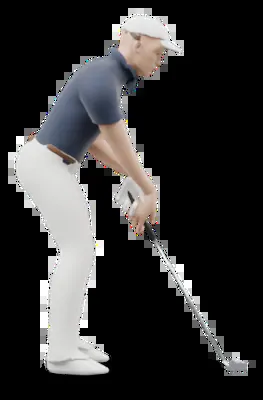
#> input picture art/f1/aim-g.webp, 263 x 400 px
$ python -i export2.py   (imports and definitions only)
#> lines starting #> are read from the running program, lines starting #| are printed output that depends on the picture
"""Photo demonstrations: crop the approved ChatGPT photos, place guides from pose landmarks (plus a few measured points),
write WebP files and the PHOTO / SWING / TEMPO / HERO manifest.  usage: python3 export.py OUTDIR ARTDATA.js [preview.jpg]"""
import json, os, sys
from PIL import Image, ImageDraw, ImageFilter
HERE = os.path.dirname(os.path.abspath(__file__)); SP = os.path.join(HERE, ".."); B = os.path.join(SP, "batch1"); FIN = os.path.join(SP, "final")
sys.path.insert(0, SP); from ids import IDS
OUT, DATA = sys.argv[1], sys.argv[2]; PREV = sys.argv[3] if len(sys.argv) > 3 else None
# The final set (one PNG per ID) is the source. Down the line photos from the first batch keep their retouch (ball moved in front of
# the face, ballfix.py). A01x is the first A01: larger than the set, kept only for the shoulder tilt pair where it shows the tilt best.
# [1 line not run here, left out]
RETOUCHED = {k: IDS[k] for k in ("B01", "B02", "B03", "B04", "B06", "B07", "B08", "F01")}
NAMES = {"nose": 0, "LS": 11, "RS": 12, "LE": 13, "RE": 14, "LW": 15, "RW": 16, "LH": 23, "RH": 24, "LK": 25, "RK": 26,
         "LA": 27, "RA": 28, "LHe": 29, "RHe": 30, "LT": 31, "RT": 32}
# points measured by eye on gridded crops (club head, hands, ball where the detector cannot see them)
MAN = {"A01": {"club": (494, 1169), "hands": (548, 748), "ball": (536, 1170)}, "C03": {"club": (511, 1175), "hands": (410, 745), "ball": (546, 1175)},
       "A10": {"club": (514, 1172), "hands": (582, 752), "ball": (544, 1172)}, "C09": {"club": (516, 1158), "hands": (406, 719), "ball": (560, 1169)},
       "D01": {"ball": (693, 1182)}, "D02": {"club": (605, 1175), "hands": (646, 737), "ball": (649, 1169)}, "D03": {"club": (664, 1166), "ball": (716, 1159)}, "K01": {"hosel": (780, 420), "toe": (788, 343)}, "K02": {"hosel": (795, 425), "toe": (868, 348)},
       "H07": {"club": (835, 372), "hands": (599, 685)}, "I05": {"ball": (532, 1161)}, "I07": {"eye": (632, 620), "ball": (532, 1162)}, "I06": {"ball": (590, 1166)}, "I01": {"ball": (548, 1176)},
       "E01": {"ball": (535, 1172)}}
# scale into the shared frame of their series (mid ankles to mid ankles): A01x into the A set, the chip shots into the H set
NORM = {"A01x": (0.8, (498, 1127), (512, 1047)), "H03": (1.136, (498, 1045), (500, 1068)), "H07": (1.058, (392, 1078), (500, 1066))}

def P(img, name):
    if name in MAN.get(img, {}): return MAN[img][name]
    lm = LM[img]["lm"]
    if name in NAMES: return tuple(lm[NAMES[name]][:2])
    av = lambda *ns: tuple(sum(P(img, n)[i] for n in ns) / len(ns) for i in (0, 1))
    if name == "eye": return tuple((lm[2][i] + lm[5][i]) / 2 for i in (0, 1))
    if name == "hands": return av("LW", "RW")
    if name == "smid": return av("LS", "RS")
    if name == "hmid": return av("LH", "RH")
    if name == "amid": return av("LA", "RA")
    if name == "ground": return (0, max(P(img, n)[1] for n in ("LT", "RT", "LHe", "RHe")) + 6)
    raise KeyError(name)
def norm(img, p):
    if img not in NORM: return p
    s, a, b = NORM[img]; return ((p[0] - a[0]) * s + b[0], (p[1] - a[1]) * s + b[1])
def raw(img, p):
    if img not in NORM: return p
    s, a, b = NORM[img]; return ((p[0] - b[0]) / s + a[0], (p[1] - b[1]) / s + a[1])

FACE, DTL = (112, 170, 912, 1330), (40, 190, 840, 1350)
SEQC = (12, 20, 1012, 1330)
src_cache = {}
def source(img):
    if img in src_cache: return src_cache[img]
    path = (os.path.join(B + "fix", f"{RETOUCHED[img]:02d}.png") if img in RETOUCHED else os.path.join(B, "00.png") if img == "A01x"
            else os.path.join(FIN, f"{img}.png"))
    im = Image.open(path).convert("RGB")
    if img in NORM:   # pad the sky above so the scaled frame can be cropped like the others
        pad = 260; top = im.crop((0, 0, im.width, pad)).transpose(Image.FLIP_TOP_BOTTOM).filter(ImageFilter.GaussianBlur(14))
        big = Image.new("RGB", (im.width + 2 * 40, im.height + pad)); big.paste(im.resize((im.width, im.height)), (40, pad)); big.paste(top, (40, 0))
        for side in (0, 1):
            strip = im.crop((0, 0, 40, im.height) if side == 0 else (im.width - 40, 0, im.width, im.height)).transpose(Image.FLIP_LEFT_RIGHT).filter(ImageFilter.GaussianBlur(6))
            big.paste(strip, (0 if side == 0 else im.width + 40, pad))
        im = (big, (40, pad))
    else: im = (im, (0, 0))
    src_cache[img] = im; return im

made = {}
# [12 lines left out: function crop, not called in this run]

# ---------- guide helpers (raw image coordinates) ----------
def down(img, name, tone="w", dx=0, to=None):        # plumb line from a body point to the ground
    p = P(img, name); g = to if to is not None else P(img, "ground")[1] + 8
    return ["line", (p[0] + dx, p[1]), (p[0] + dx, g), tone, 1]
def up_from_foot(img, name, top, tone="w", dx=0):     # line up from a foot
    p = P(img, name); return ["line", (p[0] + dx, P(img, "ground")[1] - 4), (p[0] + dx, top), tone, 1]
# [4 lines left out: function weight, not called in this run]
def spine(img, tone="w"):
    h, s = P(img, "hmid"), P(img, "smid"); e = (s[0] + (s[0] - h[0]) * .3, s[1] + (s[1] - h[1]) * .3)
    return ["line", h, e, tone, 1]
def leg(img, side="R", tone="w"): return ["path", [P(img, side + "H"), P(img, side + "K"), P(img, side + "A")], tone]
def centre(img, tone="w"):
    a = P(img, "amid"); return ["line", (a[0], P(img, "hmid")[1] + 60), (a[0], P(img, "ground")[1] + 60), tone, 0]
def ring(img, name="ball", r=30, tone="w"): return ["ring", P(img, name), r, tone]
# [4 lines left out: function shoulders, not called in this run]
def stance_lines(img):
    return [down(img, "RS", dx=-4), down(img, "LS", dx=4)]

def F(img, label, sub, tone="n", g=(), box=FACE, tag="f"): return dict(img=img, label=label, sub=sub, tone=tone, g=list(g), box=box, tag=tag)
LOWF, UPF, HANDF = (212, 590, 812, 1290), (262, 280, 762, 905), (287, 560, 787, 1285)
LEGD, ARMD, REACHD = (60, 560, 620, 1230), (230, 380, 630, 880), (120, 330, 680, 1000)
CHIP, DRV, WIDE, POST, AIMD = (90, 100, 1000, 1330), (300, 760, 900, 1290), (20, 200, 1020, 1330), (112, 60, 912, 1290), (120, 190, 920, 1350)
SPD = (0, 230, 1024, 1290)
A01, A06, A10, FIN_ = "A01", "A06", "A10", "A15"   # A15 is the finish until A16 and A17 come back with the hands in the right order
TB = lambda t: "b" if t == "b" else "w"     # guide tone for a panel tone
# Labels on the photo say what each line is. al: c centred on the point, l starts at the point, r ends at it.
def tag(p, text, tone="w", al="c", dx=0, dy=0): return ["tag", (p[0] + dx, p[1] + dy), text, tone, al]
def mid(a, b): return ((a[0] + b[0]) / 2, (a[1] + b[1]) / 2)
def bar_y(img, dy=50): return max(P(img, "ground")[1], MAN.get(img, {}).get("ball", (0, 0))[1] + 22) + dy
def wtag(img, a="RA", b="LA", dy=50, text="Weight"): return tag((((P(img, a)[0] + P(img, b)[0]) / 2), bar_y(img, dy) + 34), text)
def shaft(i, t): return [["line", P(i, "club"), (P(i, "club")[0], P(i, "hands")[1] - 20), "n", 0], ["line", P(i, "club"), P(i, "hands"), TB(t), 1],
                         tag((P(i, "club")[0], P(i, "hands")[1] - 46), "Vertical")]
def vee(i, t): return [["path", [P(i, "RS"), P(i, "hands"), P(i, "LS")], TB(t)], tag(P(i, "hands"), "V", TB(t), dy=40)]
def reach_line(i, t): return [down(i, "smid", tone=TB(t), to=P(i, "hands")[1] + 90), tag((P(i, "smid")[0], P(i, "hands")[1] + 118), "Under the shoulder", TB(t))]
def chest_pelvis(i, t):
    s_, h = P(i, "smid"), P(i, "hmid"); c = (s_[0] + (h[0] - s_[0]) * .35, s_[1] + (h[1] - s_[1]) * .35)
    return [["line", h, (h[0], c[1] - 60), "n", 0], ["path", [c, h], TB(t)], tag(c, "Chest", TB(t), "l", 16), tag(h, "Pelvis", TB(t), "l", 16)]
def stance_g(i): return stance_lines(i) + [tag((mid(P(i, "RS"), P(i, "LS"))[0], P(i, "RK")[1]), "Shoulder width")]
def centre_g(i, r=30): return [centre(i), ring(i, r=r), tag((P(i, "amid")[0], P(i, "hmid")[1] + 34), "Centre")]
def spine_g(i, t="w"): return [spine(i, TB(t)), tag(mid(P(i, "hmid"), P(i, "smid")), "Back line", TB(t))]
def leg_g(i, t="w"): return [leg(i, tone=TB(t)), tag(P(i, "RK"), "Knee", TB(t), "l", 18)]
# [4 lines left out: function eyes_g, not called in this run]
def foot_line(i, side, top, t="w", dx=6, text=None):
    return [up_from_foot(i, side, top, TB(t), dx=dx), tag((P(i, side)[0] + dx, top - 22), text or ("Left foot" if side == "LA" else "Right foot"), TB(t))]
def turn_line(i, t="w"):
    r, l = P(i, "RS"), P(i, "LS"); d = (l[0] - r[0], l[1] - r[1])
    return [["line", (r[0] - d[0] * .2, r[1] - d[1] * .2), (l[0] + d[0] * .2, l[1] + d[1] * .2), TB(t), 0], tag(mid(r, l), "Shoulders", TB(t), "c", 0, 34)]
HEAD_Y = 308                                     # top of the cap at setup (A01), the same frame as A10 and C06
CU = {"J01": (168, 40, 1368, 940), "J02": (210, 40, 1410, 940), "J03": (200, 40, 1400, 940), "J04": (268, 15, 1468, 915),
      "L01": (189, 75, 1389, 975), "K": (480, 170, 1080, 770), "J04v": (318, 90, 1318, 1010), "L02": (200, 94, 1400, 994), "M": (0, 0, 1536, 1024)}
# [79 lines that did not run here, left out]
# The full swing ends at A15 until A16 and A17 are redone (their hands are reversed on the grip)
SEQ = ["A01", "A02", "A03", "A04", "A05", "A06", "A07", "A08", "A09", "A10", "A11", "A12", "A13", "A14", "A15"]
SEQ_NAMES = ["Setup", "Takeaway", "Club parallel", "Lead arm parallel", "Three quarter", "Top", "Transition", "Downswing", "Delivery", "Impact", "Release", "Follow through", "Club up", "High", "Finish"]
TEMPO = ["A01", "A02", "A04", "A06", "A08", "A10"]

# [9 lines left out: function tr, not called in this run]

# [16 lines not run here, left out]
seq = []
# [2 lines not run here, left out]
# [1 line that did not run here, left out]
# cover: O01, the course at dawn, cropped to 8:5
# [2 lines not run here, left out]
# [6 lines that did not run here, left out]
# [12 lines not run here, left out]

>>> import cv2
>>> picture = cv2.imread('../../art/f1/aim-g.webp', cv2.IMREAD_GRAYSCALE)
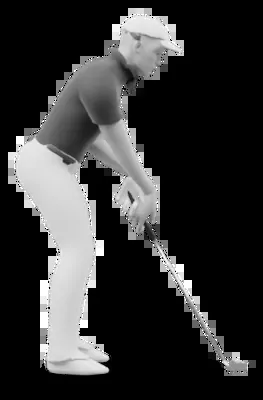
#> picture: shape (400, 263); min 0, max 255, mean 50.5
#> (the run stopped early here; a loop or call above may not have finished)

$ run again, on art/f1/ballpos-b.webp
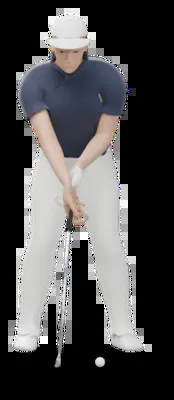
#> input picture art/f1/ballpos-b.webp, 174 x 400 px
#> `picture = cv2.imread('../../art/f1/aim-g.webp', cv2.IMREAD_GRAYSCALE)`:
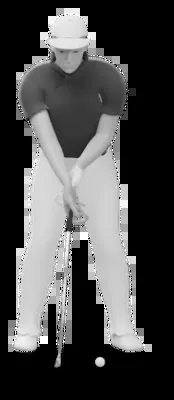
#> picture: shape (400, 174); min 0, max 255, mean 73.9
